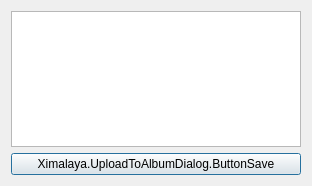
<?xml version="1.0" encoding="UTF-8"?>
<ui version="4.0">
 <class>XimalayaUploadToAlbumDialog</class>
 <widget class="QDialog" name="XimalayaUploadToAlbumDialog">
  <property name="geometry">
   <rect>
    <x>0</x>
    <y>0</y>
    <width>312</width>
    <height>186</height>
   </rect>
  </property>
  <property name="windowTitle">
   <string>Ximalaya.UploadToAlbumDialog.Title</string>
  </property>
  <layout class="QGridLayout" name="gridLayout">
   <item row="0" column="0">
    <widget class="QListWidget" name="listAlbums"/>
   </item>
   <item row="1" column="0">
    <widget class="QPushButton" name="btnSave">
     <property name="text">
      <string>Ximalaya.UploadToAlbumDialog.ButtonSave</string>
     </property>
    </widget>
   </item>
  </layout>
 </widget>
 <resources/>
 <connections/>
</ui>
